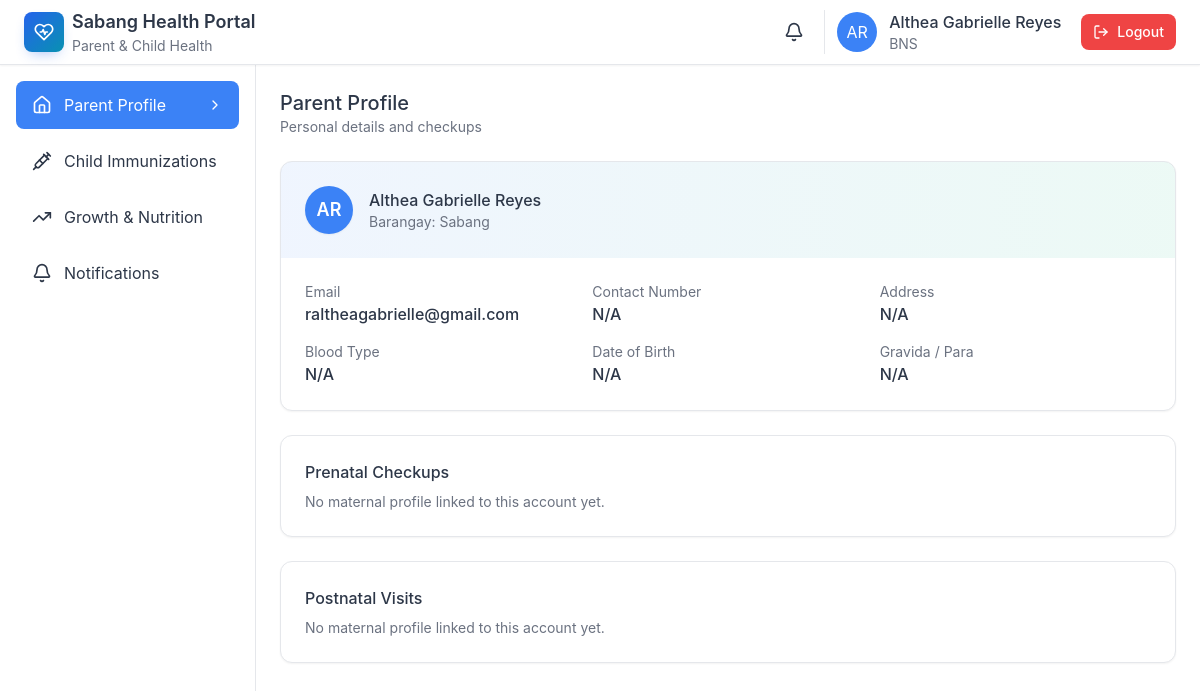
/parent_portal.php (signed in), run on the app's committed database.
### tables this page shows
CREATE TABLE `users` (
  `user_id` int(10) UNSIGNED NOT NULL,
  `username` varchar(100) NOT NULL,
  `email` varchar(255) DEFAULT NULL,
  `password` varchar(255) NOT NULL,
  `password_hash` varchar(255) NOT NULL,
  `first_name` varchar(100) NOT NULL DEFAULT '',
  `middle_name` varchar(100) DEFAULT NULL,
  `last_name` varchar(100) NOT NULL DEFAULT '',
  `role_id` int(10) UNSIGNED NOT NULL,
  `barangay` varchar(100) DEFAULT NULL,
  `birthday` date DEFAULT NULL,
  `is_active` tinyint(1) NOT NULL DEFAULT 1,
  `created_at` timestamp NOT NULL DEFAULT current_timestamp(),
  `updated_at` timestamp NOT NULL DEFAULT current_timestamp() ON UPDATE current_timestamp(),
  `last_login_at` timestamp NULL DEFAULT NULL,
  `created_by_user_id` int(10) UNSIGNED DEFAULT NULL
);

CREATE TABLE `roles` (
  `role_id` int(10) UNSIGNED NOT NULL,
  `role_name` varchar(50) NOT NULL,
  `role_description` text DEFAULT NULL,
  `created_at` timestamp NOT NULL DEFAULT current_timestamp()
);

### views/dashboard.php (the view, shortened to what this page needs)
<?php
require_once __DIR__ . '/../inc/db.php';
$parent_user_id = isset($_SESSION['user_id']) ? (int)$_SESSION['user_id'] : null;
$parent = [
    'name' => '',
    'email' => '',
    'barangay' => '',
    'children' => [],
];
$mother_id = null;
$address = 'N/A';
$contact_number = '';
$blood_type = '';
$dob = null;
if ($parent_user_id) {
    if ($stmt = $mysqli->prepare("SELECT first_name, last_name, email, barangay FROM users WHERE user_id = ?")) {
        $stmt->bind_param('i', $parent_user_id);
        $stmt->execute();
        $res = $stmt->get_result();
        if ($u = $res->fetch_assoc()) {
            $parent['name'] = trim(($u['first_name'] ?? '') . ' ' . ($u['last_name'] ?? ''));
            $parent['email'] = $u['email'] ?? '';
            $parent['barangay'] = $u['barangay'] ?? '';
        }
    }
}
$initials = 'PP';
if (!empty($parent['name'])) {
    $parts = preg_split('/\s+/', trim($parent['name']));
    $first = $parts[0] ?? '';
    $last  = $parts[count($parts)-1] ?? '';
    $fi = $first !== '' ? mb_substr($first, 0, 1) : '';
    $li = $last !== '' ? mb_substr($last, 0, 1) : '';
    $initials = strtoupper(($fi.$li) ?: 'PP');
}
?>
<div class="space-y-6">
    <div class="flex items-center justify-between">
        <div>
            <h2 class="text-xl font-medium">Parent Profile</h2>
            <p class="text-sm" style="color:#6b7280;">Personal details and checkups</p>
        </div>
    </div>
    <div class="bg-white rounded-xl shadow-sm overflow-hidden" style="border: 1px solid #e5e7eb;">
        <div class="p-6" style="background: linear-gradient(to right, rgba(59, 130, 246, 0.08), rgba(16, 185, 129, 0.08));">
            <div class="flex items-center gap-4">
                <div class="h-12 w-12 rounded-full bg-blue-500 text-white flex items-center justify-center text-lg font-semibold shadow-sm">
                    <?php echo htmlspecialchars($initials); ?>
                </div>
                <div>
                    <h3 class="font-medium"><?php echo htmlspecialchars($parent['name'] ?: 'Parent'); ?></h3>
                    <p class="text-sm" style="color:#6b7280;">Barangay: <?php echo htmlspecialchars($parent['barangay'] ?: 'N/A'); ?></p>
                </div>
            </div>
        </div>
        <div class="p-6">
            <div class="grid gap-4 md:grid-cols-3">
                <div>
                    <p class="text-sm" style="color:#6b7280;">Email</p>
                    <p class="font-medium"><?php echo htmlspecialchars($parent['email'] ?: 'N/A'); ?></p>
                </div>
                <div>
                    <p class="text-sm" style="color:#6b7280;">Contact Number</p>
                    <p class="font-medium"><?php echo htmlspecialchars($contact_number ?: 'N/A'); ?></p>
                </div>
                <div>
                    <p class="text-sm" style="color:#6b7280;">Address</p>
                    <p class="font-medium"><?php echo htmlspecialchars($address); ?></p>
                </div>
                <div>
                    <p class="text-sm" style="color:#6b7280;">Blood Type</p>
                    <p class="font-medium"><?php echo htmlspecialchars($blood_type ?: 'N/A'); ?></p>
                </div>
                <div>
                    <p class="text-sm" style="color:#6b7280;">Date of Birth</p>
                    <p class="font-medium">
                        <?php echo htmlspecialchars(!empty($dob) ? date('M d, Y', strtotime($dob)) : 'N/A'); ?>
                    </p>
                </div>
                <div>
                    <p class="text-sm" style="color:#6b7280;">Gravida / Para</p>
                    <p class="font-medium"><?php
                        $gp = [];
                        echo htmlspecialchars(!empty($gp) ? implode(' / ', $gp) : 'N/A');
                    ?></p>
                </div>
            </div>
        </div>
    </div>
    <div class="bg-white rounded-xl shadow-sm p-6" style="border:1px solid #e5e7eb;">
        <h3 class="font-medium mb-2">Prenatal Checkups</h3>
        <?php if ($mother_id === null): ?>
            <p class="text-sm" style="color:#6b7280;">No maternal profile linked to this account yet.</p>
        <?php endif; ?>
    </div>
    <div class="bg-white rounded-xl shadow-sm p-6" style="border:1px solid #e5e7eb;">
        <h3 class="font-medium mb-2">Postnatal Visits</h3>
        <?php if ($mother_id === null): ?>
            <p class="text-sm" style="color:#6b7280;">No maternal profile linked to this account yet.</p>
        <?php endif; ?>
    </div>
</div>

### includes/header.php (shortened to what this page needs)
<header class="sticky top-0 z-50 bg-white border-b shadow-sm" style="border-color: #e5e7eb;">
    <div class="flex items-center justify-between h-16 px-4 lg:px-6">
        <div class="flex items-center gap-4">
            <div class="flex items-center gap-2">
                <div class="h-10 w-10 rounded-lg flex items-center justify-center text-white"
                     style="background: linear-gradient(135deg, #2563eb, #0891b2); box-shadow: 0 6px 14px -6px rgba(37,99,235,.45);">
                </div>
                <div class="hidden sm:block">
                    <h1 class="text-lg font-semibold">Sabang Health Portal</h1>
                    <p class="text-sm" style="color: #6b7280;">Parent &amp; Child Health</p>
                </div>
            </div>
        </div>
        <div class="flex items-center gap-3">
            <a href="parent_portal.php?view=notifications" class="p-2 hover:bg-gray-100 rounded-lg relative">
                <i data-lucide="bell" class="w-5 h-5"></i>
            </a>
            <div class="flex items-center gap-3 pl-3 border-l" style="border-color: #e5e7eb;">
                <div class="h-10 w-10 rounded-full flex items-center justify-center text-white" style="background-color: #3b82f6;">
                    <?php echo $user['initials']; ?>
                </div>
                <div class="hidden md:block">
                    <p class="font-medium"><?php echo $user['first_name'] . ' ' . $user['last_name']; ?></p>
                    <p class="text-sm" style="color: #6b7280;"><?php echo $user['role']; ?></p>
                </div>
                <a href="logout.php" class="ml-2 inline-flex items-center gap-2 px-3 py-2 rounded-lg text-sm font-medium"
                   style="background-color:#ef4444; color:white;">
                    <i data-lucide="log-out" class="w-4 h-4"></i>
                    <span class="hidden sm:inline">Logout</span>
                </a>
            </div>
        </div>
    </div>
</header>

### assets/css/globals.css (style rules this page uses)
* { margin: 0; padding: 0; box-sizing: border-box; }
body { font-family: -apple-system, BlinkMacSystemFont, 'Segoe UI', Roboto, 'Helvetica Neue', Arial, sans-serif; line-height: 1.6; color: #2d3748; }
h1, h2, h3, h4, h5, h6 { font-weight: 500; line-height: 1.5; }
h1 { font-size: 1.875rem; }
h2 { font-size: 1.5rem; }
h3 { font-size: 1.25rem; }
p { font-size: 1rem; line-height: 1.5; }
html { scroll-behavior: smooth; }

### parent_portal.php (style rules this page uses)
:root { --primary: #3b82f6; --secondary: #10b981; --accent: #f59e0b; --destructive: #ef4444; }

### data on the page
users: first_name "Althea Gabrielle", last_name "Reyes", role.role_name "BNS", barangay "Sabang", email "raltheagabrielle@gmail.com"

### other printed values
$user['initials'] "AR"
$item['name'] "Parent Profile"
$item['name'] "Child Immunizations"
$item['name'] "Growth & Nutrition"
$item['name'] "Notifications"
$initials "AR"
$parent['name'] ?: 'Parent' "Althea Gabrielle Reyes"
$contact_number ?: 'N/A' "N/A"
$address "N/A"
$blood_type ?: 'N/A' "N/A"
